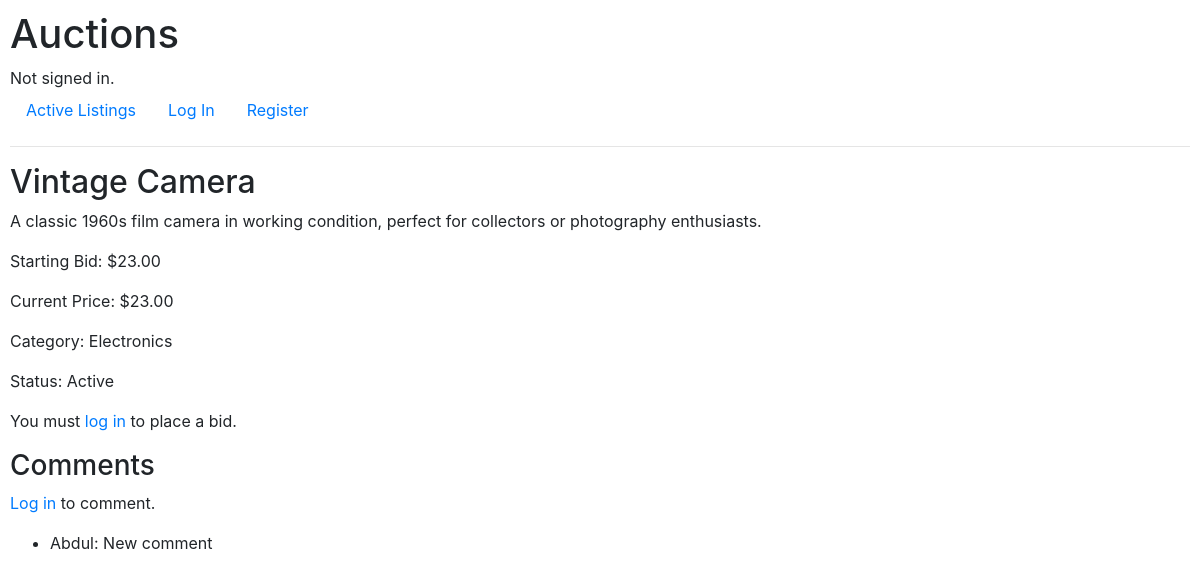
Page /listing/5 on the committed database.
### auctions/models.py (models this page shows, shortened)
class Listing(models.Model):
    title = models.CharField(max_length=64)
    description = models.TextField()
    starting_bid = models.DecimalField(max_digits=10, decimal_places=2)
    image_url = models.URLField(blank=True, null=True)
    category = models.CharField(max_length=64, blank=True, null=True)
    created_at = models.DateTimeField(auto_now_add=True)
    updated_at = models.DateTimeField(auto_now=True)
    is_active = models.BooleanField(default=True)
    owner = models.ForeignKey(User, on_delete=models.CASCADE, related_name="listings")
    winner = models.ForeignKey(User, on_delete=models.SET_NULL, related_name="won_listings", blank=True, null=True)
    def current_highest_bid(self):
        highest = self.bids.order_by('-amount', '-created_at').first()
        return highest.amount if highest else self.starting_bid

class Comment(models.Model):
    content = models.TextField()
    commenter = models.ForeignKey(User, on_delete=models.CASCADE, related_name="comments")
    listing = models.ForeignKey(Listing, on_delete=models.CASCADE, related_name="comments")
    created_at = models.DateTimeField(auto_now_add=True)

class User(AbstractUser):
    pass

### auctions/views.py (the view)
# urls.py: path("listing/<int:listing_id>", views.listing, name="listing"),
def listing(request, listing_id):
    try:
        listing = Listing.objects.get(pk=listing_id)
    except Listing.DoesNotExist:
        return HttpResponse("Listing not found.", status=404)
    watchlisted = False
    user_has_won = False
    if request.user.is_authenticated:
        watchlisted = listing.watchlisted_by.filter(user=request.user).exists()
        user_has_won = listing.is_active is False and listing.winner_id == request.user.id
    return render(request, "auctions/listing.html", {
        "listing": listing,
        "watchlisted": watchlisted,
        "user_has_won": user_has_won,
    })

### auctions/templates/auctions/listing.html (shortened to what this page needs)
{% extends "auctions/layout.html" %}
{% block body %}
    <h2>{{ listing.title }}</h2>
    <p>{{ listing.description }}</p>
    <p>Starting Bid: ${{ listing.starting_bid }}</p>
    <p>Current Price: ${{ listing.current_highest_bid }}</p>
    <p>Category: {{ listing.category|default:"Uncategorized" }}</p>
    <p>Status: {{ listing.is_active|yesno:"Active,Closed" }}</p>
    {% if listing.is_active %}
        {% if user.is_authenticated %}
            <form action="{% url 'place_bid' listing.id %}" method="post">
                {% csrf_token %}
                <label for="bid_amount">Place a Bid:</label>
                <input type="number" id="bid_amount" name="bid_amount" step="0.01" required>
                <button type="submit">Submit Bid</button>
            </form>
            {% if user == listing.owner %}
                <form action="{% url 'close_listing' listing.id %}" method="post">
                    {% csrf_token %}
                    <button type="submit">Close Listing</button>
                </form>
            {% endif %}
        {% else %}
            <p>You must <a href="{% url 'login' %}">log in</a> to place a bid.</p>
        {% endif %}
    {% endif %}
    <h3>Comments</h3>
    {% if user.is_authenticated %}
        <form action="{% url 'add_comment' listing.id %}" method="post">
            {% csrf_token %}
            <textarea name="content" rows="3" cols="50" placeholder="Add a comment..."></textarea>
            <button type="submit">Post Comment</button>
        </form>
    {% else %}
        <p><a href="{% url 'login' %}">Log in</a> to comment.</p>
    {% endif %}
    <ul>
        {% for comment in listing.comments.all %}
            <li>{{ comment.commenter.username }}: {{ comment.content }}</li>
        {% empty %}
            <li>No comments yet.</li>
        {% endfor %}
    </ul>
{% endblock %}

### auctions/static/auctions/styles.css (style rules this page uses)
body { padding: 10px; }

### rows in the picture
Listing: title "Vintage Camera", description "A classic 1960s film camera in working condition, perfect for collectors or photography enthusiasts.", starting_bid "23.00", current_highest_bid "23.00", category "Electronics", is_active "Active"
Comment: commenter.username "Abdul", content "New comment"
